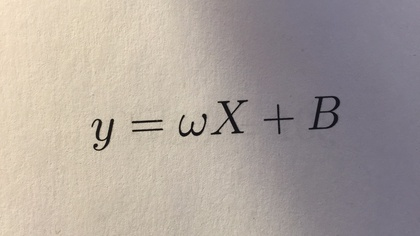
%> input picture actual_code/Equations/Images/eq1_hr.jpg, 420 x 236 px, shrunk from 1333 x 750 before the run
$ octave --eval "result = create_indent(rgb2gray(imread('Equations/Images/eq1_hr.jpg')));"   (GNU Octave 9; MATLAB toolbox functions it lacks are replaced by stand-ins)
%> lines starting %> are read from the running program, lines starting %| are printed output that depends on the picture
function [ identifier ] = create_indent(image)

showFigs = true;
% Parameters
k = 8;
% IN2, R1-R7, D2-D8, 6 Hu Moments
identifier = zeros(1,2*k+6);

inverse_image = ones(size(image)) - image;
%> inverse_image: size 236x420 uint8; every value is 0

figure, imshow(image, []);
%> after `imshow(image, [])`:
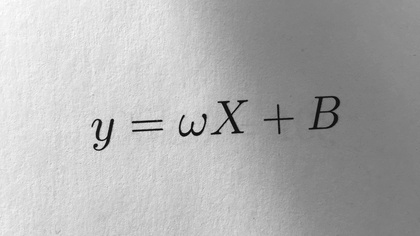
%> displayed picture: size 236x420, on the screen's scale of 0 to 255; min 0, max 255, mean 176.1
title("image")

figure, imshow(inverse_image, []);
title("inverse_image")
% If white border on any edge, pad with more 1s
pad = 3;
% top
if(sum(inverse_image(1,:)) == 0)
    image = [ones(pad,size(image,2)) ;image];
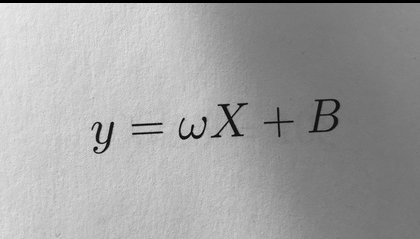
%> image: size 239x420 uint8; min 1, max 236, mean 161.9
end
% bottom
if(sum(inverse_image(end,:)) == 0)
    image = [image; ones(pad,size(image,2))];
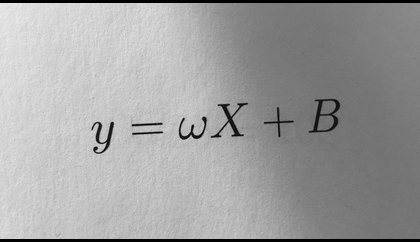
%> image: size 242x420 uint8; min 1, max 236, mean 159.9
end
% left
if(sum(inverse_image(:,1)) == 0)
    image = [ones(size(image,1),pad) image];
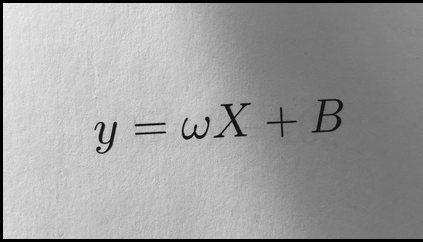
%> image: size 242x423 uint8; min 1, max 236, mean 158.8
end
% right
if(sum(inverse_image(:,end)) == 0)
    image = [image ones(size(image,1),pad)];
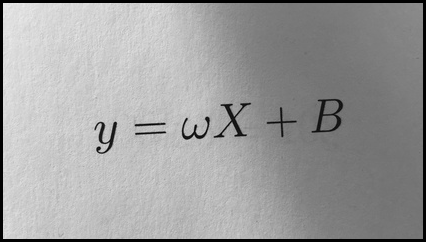
%> image: size 242x426 uint8; min 1, max 236, mean 157.6
end
% Recalculate for centroid
inverse_image = ones(size(image)) - image;
%> inverse_image: size 242x426 uint8; every value is 0

% Total number of pixels in character
N = sum(~image(:));
%> N = 0
% Find x,y positions of 0 elements (character)
[y, x] = find(~image);
%> y = []; x = []

% Find centroid
centroid = regionprops(inverse_image,'centroid');
%> centroid = 0 regions
centroid = cat(1, centroid.Centroid);
%> centroid = []
%> (the run ends here)

$ run again, on actual_code/Equations/Images/eq2_hr.jpg
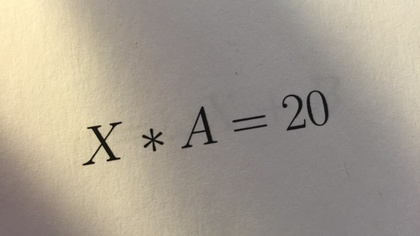
%> input picture actual_code/Equations/Images/eq2_hr.jpg, 420 x 236 px, shrunk from 1333 x 750 before the run
%> in create_indent, `imshow(image, [])`:
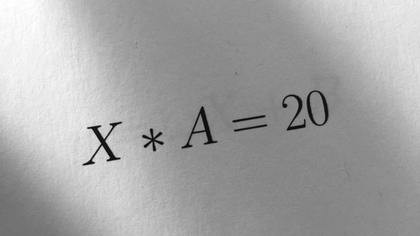
%> displayed picture: size 236x420, on the screen's scale of 0 to 255; min 0, max 255, mean 164.8
%> in create_indent, `image = [image ones(size(image,1),pad)];`:
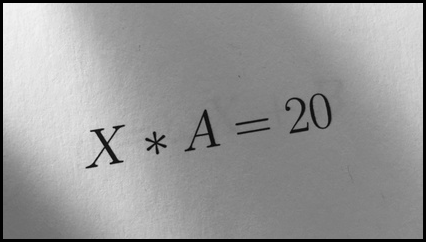
%> image: size 242x426 uint8; min 1, max 242, mean 151.4
%> N = 0
%> y = []
%> in create_indent, `centroid = regionprops(inverse_image,'centroid');`: centroid = 0 regions
%> in create_indent, `centroid = cat(1, centroid.Centroid);`: centroid = []

$ run again, on actual_code/Equations/Images/eq3_hr.jpg
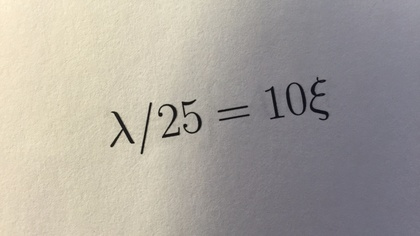
%> input picture actual_code/Equations/Images/eq3_hr.jpg, 420 x 236 px, shrunk from 1333 x 750 before the run
%> in create_indent, `imshow(image, [])`:
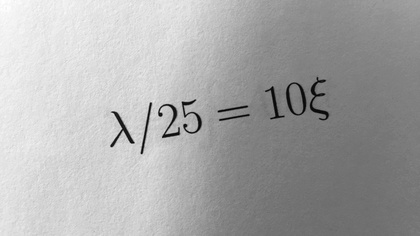
%> displayed picture: size 236x420, on the screen's scale of 0 to 255; min 0, max 255, mean 169.5
%> in create_indent, `image = [image ones(size(image,1),pad)];`:
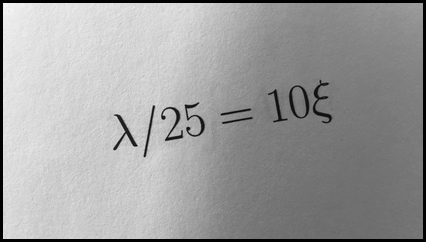
%> image: size 242x426 uint8; min 1, max 244, mean 158.2
%> N = 0
%> y = []
%> in create_indent, `centroid = regionprops(inverse_image,'centroid');`: centroid = 0 regions
%> in create_indent, `centroid = cat(1, centroid.Centroid);`: centroid = []

$ run again, on actual_code/Equations/Images/eq5_hr.jpg
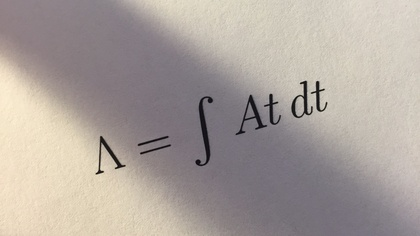
%> input picture actual_code/Equations/Images/eq5_hr.jpg, 420 x 236 px, shrunk from 1333 x 750 before the run
%> in create_indent, `imshow(image, [])`:
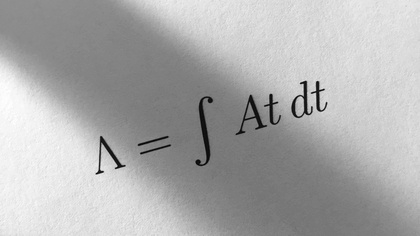
%> displayed picture: size 236x420, on the screen's scale of 0 to 255; min 0, max 255, mean 173.2
%> in create_indent, `image = [image ones(size(image,1),pad)];`:
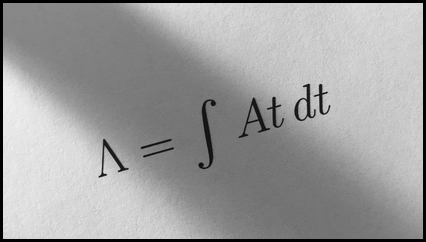
%> image: size 242x426 uint8; min 1, max 240, mean 158.3
%> N = 0
%> y = []
%> in create_indent, `centroid = regionprops(inverse_image,'centroid');`: centroid = 0 regions
%> in create_indent, `centroid = cat(1, centroid.Centroid);`: centroid = []
